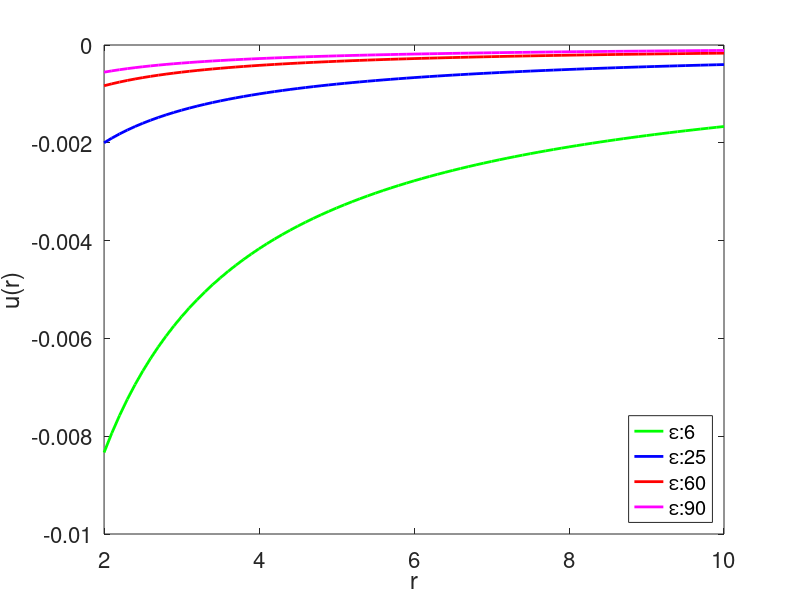
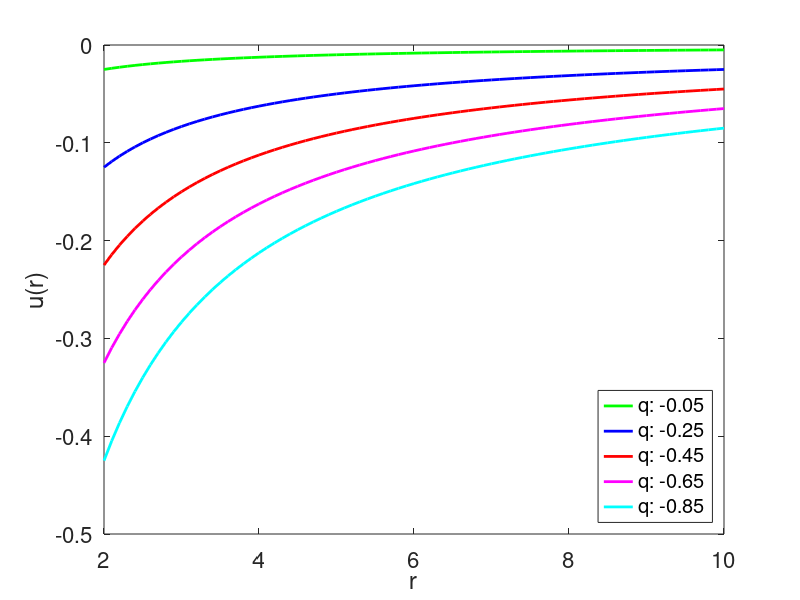

These figures' MATLAB source, in order:
% Charge screening
close all;
clear all;
clc;

clr_arr      = {'g','b','r','m','c',"#ffa500",'k',"#f4a460"};
q1 = 1; eps = [6;25;60;90];
q2 = -0.1;
r = 2:0.1:10;
figure
hold on
box on
for i = 1:length(eps)
  uofr = (q1*q2)./(eps(i).*r);
  plot(r, uofr, 'LineWidth', 2, 'color',clr_arr{i},'LineWidth',2);
  leg_arr{i} = ['\epsilon:' num2str(eps(i))];
end
xlabel('r','FontSize',20);
ylabel('u(r)','FontSize',20);
legend(leg_arr,'location','southeast','FontSize',20)
set(gca, 'FontSize', 16)

leg_arr = {}
eps_ref = 1;
q2 = -0.05:-0.2:-1;
figure
hold on
box on
for i = 1:length(q2)
  uofr = (q1.*q2(i))./(eps_ref.*r);
  plot(r, uofr, 'LineWidth', 2, 'color',clr_arr{i},'LineWidth',2);
  leg_arr{i} = ['q: ' num2str(q2(i))];
end
xlabel('r','FontSize',20);
ylabel('u(r)','FontSize',20);
legend(leg_arr,'location','southeast','FontSize',20)
set(gca, 'FontSize', 16)

